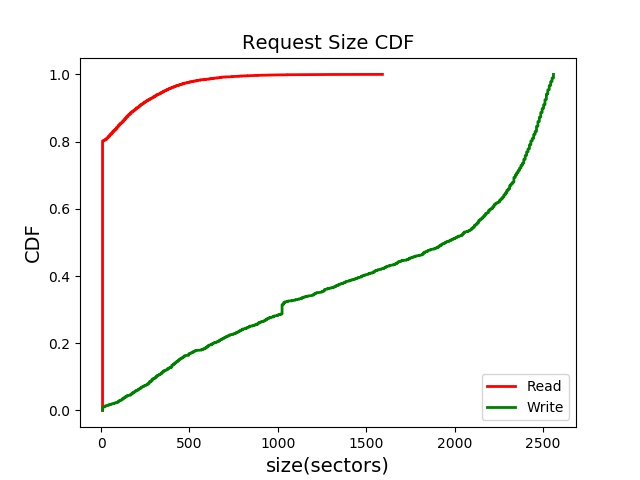

This chart was generated by the following Python code:
# -*- coding: utf-8 -*-
"""
Created on Mon Oct 15 19:25:36 2018

@author: Administrator
"""

import matplotlib.pyplot as plt
import os,re

listfiles = os.listdir(os.getcwd())
listfiles.sort()

source_address=[]
for t in listfiles:
	if re.search("[r|w]\.dat$",t) :
		source_address.append(t)

print("begin")
for t in source_address :
	dataset=[]
	trace_f0 = open(t,'r')
	#逐行读取，放入元素为5个的列表中，将第一个时间time*1000000
	for line in trace_f0:
	    list1 = line.split()
	    list1[0] = (float)(list1[0])
	    list1[1] = (int)(list1[1])
	    list1[2] = (int)(list1[2])
	    
	    dataset.append(list1[2]-list1[1])
	    
	#关闭文件
	trace_f0.close()
	# more_than_1024_cnt=0
	# for i in range(len(dataset)) :
	# 	if 1024 < dataset[i] :
	# 		more_than_1024_cnt=more_than_1024_cnt+1
	
	# more_rate=more_than_1024_cnt/len(dataset)
	dataset.sort()

	plotDataset = [[],[]]
	count = len(dataset)
	#count1=0
	for i in range(count):
	    plotDataset[0].append(dataset[i])
	    plotDataset[1].append(((float)(i+1))/count)
	#    if dataset[i]==1024:
	#        count1=count1+1
	# plotDataset[0].append(300)
	# plotDataset[1].append(1)

	if "r.dat" in t:
		labelname="Read"
		colorname="red"
	else :
		labelname="Write"
		colorname="green"
	plt.plot(plotDataset[0], plotDataset[1], '-', linewidth=2, label=labelname,color=colorname)
	# plt.annotate('(%d, 1)' % max(dataset), xy=(max(dataset), 1), xytext=(max(dataset)-50, 0.8), arrowprops=dict(facecolor=colorname, shrink=0.1, width=0.5, headwidth=5))
	# if more_than_1024_cnt != 0:
		# plt.annotate('>1024 : %.6f%%' % (more_rate*100), xy=(1024, 1), xytext=(1024+200, 0.8), arrowprops=dict(facecolor=colorname, shrink=0.1, width=0.5, headwidth=5))
plt.title('Request Size CDF', fontsize=14)
plt.xlabel('size(sectors)', fontsize=14)
plt.ylabel('CDF', fontsize=14)
plt.legend(loc='best')

#print(count, count1)
savename='size_cdf.jpg'
plt.savefig(savename)

print("end")
